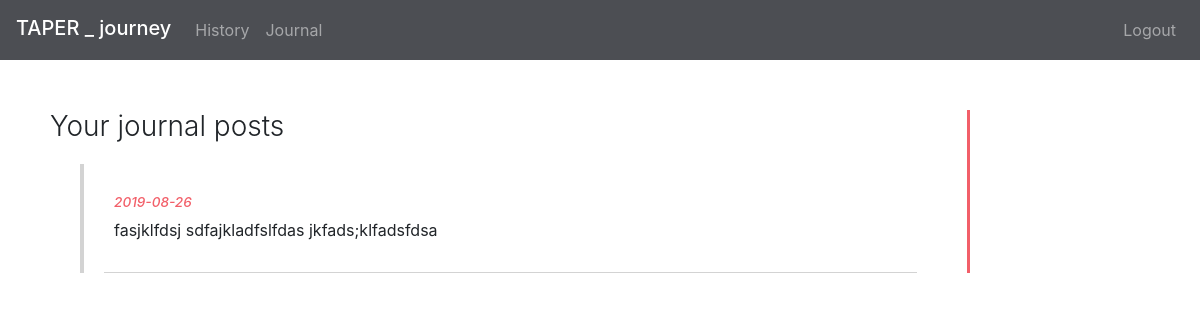
The page /journal (signed in) on the database as committed earlier.
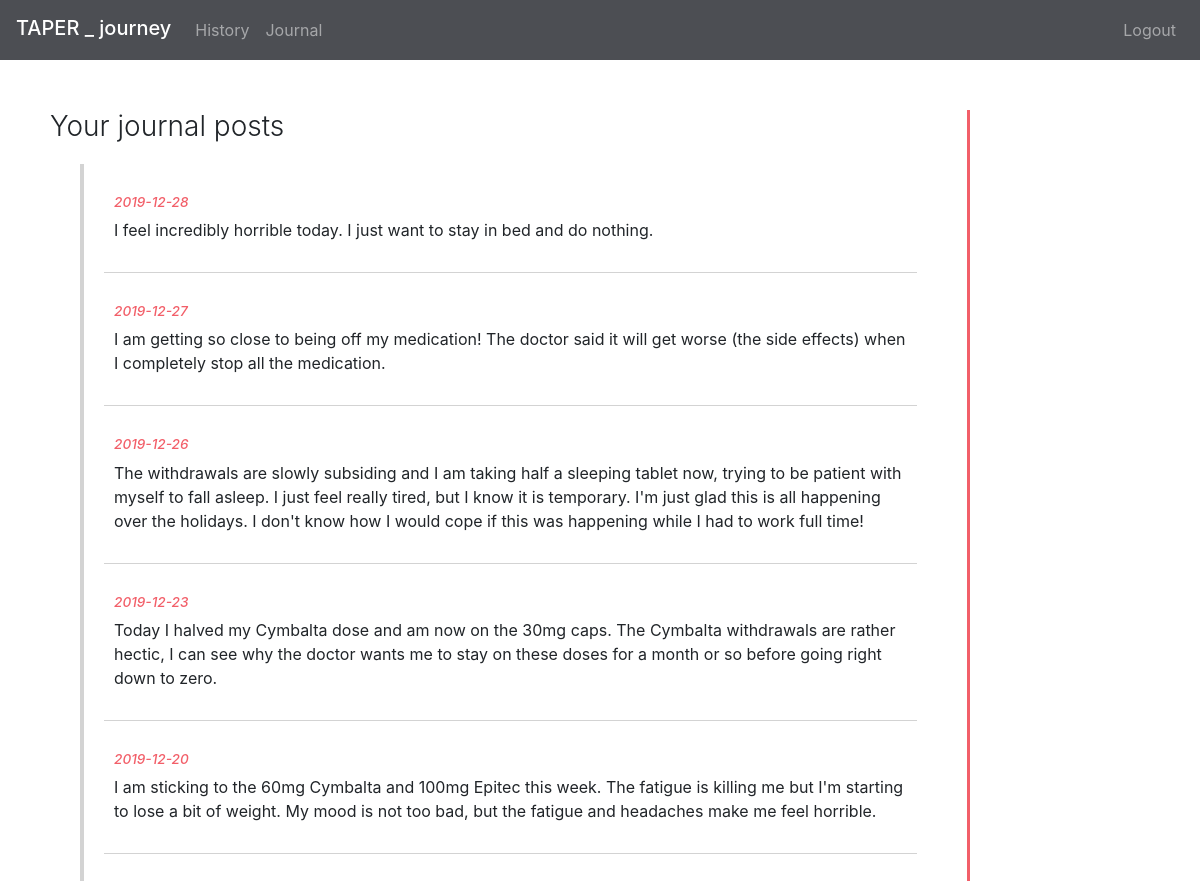
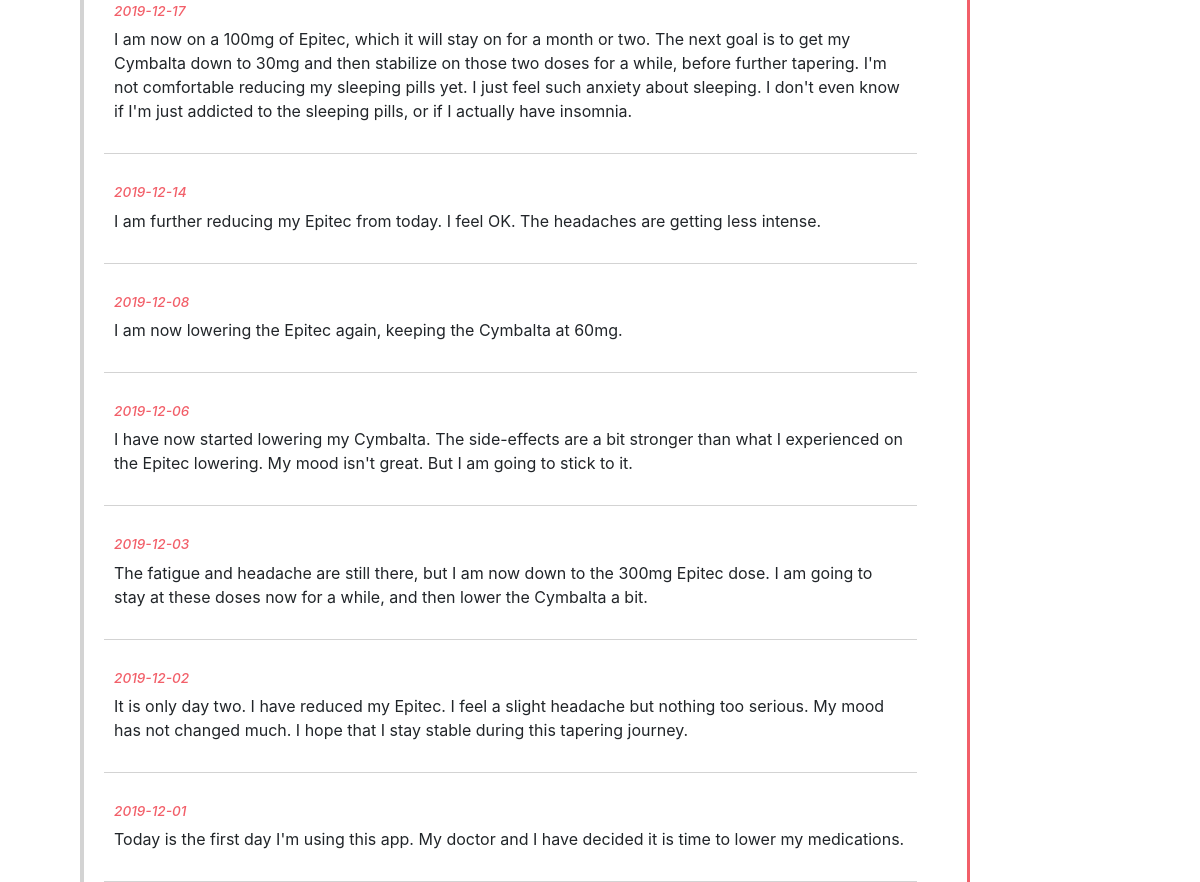
The same page on the database as committed later (2 pictures, top to bottom).
### tables this page shows
CREATE TABLE 'entries' ('id' integer PRIMARY KEY AUTOINCREMENT NOT NULL,'drugs' text,'doses' text, 'mood' smallint, 'side_effects' text, 'journal' text, 'user_id' integer NOT NULL, 'entry_date' date NOT NULL);

### application.py (the view)
@app.route("/journal", methods=["GET", "POST"])
@signin_required
def journal():
    if not (db.execute("SELECT journal, entry_date From entries WHERE user_id=? AND journal IS NOT NULL ORDER BY entry_date DESC" , (session["user_id"]))):
        journal_data={"hasJournalEntries" : "false"}
    else:
        rows = db.execute("SELECT journal, entry_date From entries WHERE user_id=? AND journal IS NOT NULL ORDER BY entry_date DESC" , (session["user_id"]))
        journal_data = []
        for row in rows:
            journal_data.append({"date": row["entry_date"], "entry": row["journal"]})
    return render_template("journal.html", page_data=journal_data)

### application.py (called while the page is built)
@app.after_request
def after_request(response):
    response.headers["Cache-Control"] = "no-cache, no-store, must-revalidate"
    response.headers["Expires"] = 0
    response.headers["Pragma"] = "no-cache"
    return response

### helpers.py (called while the page is built)
def signin_required(f):
    @wraps(f)
    def decorated_function(*args, **kwargs):
        if session.get("user_id") is None:
            return redirect("/signin")
        return f(*args, **kwargs)
    return decorated_function

### templates/journal.html (shortened to what this page needs)
{% extends "layout.html" %}
{% block main %}
<div id="journalPageContainer">
    <div class="wrapper">
        <h3 class="font-weight-light" >Your journal posts</h3>
        <div id="borderContainer">
            {% for entry in page_data %}
            {% if entry.entry != '' %}
            <div align=left class="journalEntryCard">
                <i><strong><h6> {{ entry.date }} </h6></strong></i>
                <div align=left> {{ entry.entry }} </div>
            </div>
            {% endif %}
            {% endfor %}
        </div>
    </div>
</div>
{% endblock %}

### templates/layout.html (shortened to what this page needs)
<!DOCTYPE html>
<html>
    <head>
        <link href="https://stackpath.bootstrapcdn.com/bootstrap/4.1.3/css/bootstrap.min.css" rel="stylesheet">
        <link rel="stylesheet" href="https://code.jquery.com/ui/1.12.1/themes/base/jquery-ui.css" />
        <link href="https://stackpath.bootstrapcdn.com/font-awesome/4.7.0/css/font-awesome.min.css" rel="stylesheet">
        <link href="/static/styles.css" rel="stylesheet">
    </head>
    <body>
        <nav class="navbar bg-custom navbar-expand-sm navbar-dark">
            <a class="navbar-brand mb-1 h1" href="/">TAPER _ journey</a>
            <div class="collapse navbar-collapse" id="navbarNav">
                <ul class="navbar-nav">
                    <li class="nav-item">
                        <a class="nav-link" href="/history">History</a>
                    </li>
                    <li class="nav-item">
                        <a class="nav-link" href="/journal">Journal</a>
                    </li>
                </ul>
                <ul class="navbar-nav ml-auto">
                     <li class="nav-item" style="float:right">
                        <a class="nav-link" href="/logout">Logout</a>
                    </li>
                </ul>
            </div>
        </nav>
        <main>
            {% block main %}{% endblock %}
        </main>
    </body>
</html>

### static/styles.css (style rules this page uses)
body, html { margin: 0px; padding: 0px; }
* { box-sizing: border-box; }
.bg-custom { background-color: #4C4E53; }
.wrapper { width: 80%; }
.wrapper h3 { margin-bottom: 20px; }
.wrapper { border-right: 3px solid rgba(242, 95,105, 1); }
#borderContainer { border-left: 4px solid lightGray; margin-left: 30px; margin-right:30px; padding-left: 20px; padding-right: 20px; }
#journalPageContainer { margin-top: 50px; margin-left: 30px; padding-left: 20px; }
#journalPageContainer h6 { color: rgba(242, 95,105, 1); font-size: 0.85rem; }
.journalEntryCard { border-bottom: 1px solid lightGray; padding-bottom: 30px; padding-top: 30px; padding-right: 10px; padding-left: 10px; }

Rows that differ between the two databases and show on the page:
removed entries: date "2019-08-26", entry "fasjklfdsj sdfajkladfslfdas jkfads;klfadsfdsa"
added entries: date "2019-12-28", entry "I feel incredibly horrible today. I just want to stay in bed and do nothing."
added entries: date "2019-12-27", entry "I am getting so close to being off my medication! The doctor said it will get worse (the side effects) when I completely stop all the medication."
added entries: date "2019-12-26", entry "The withdrawals are slowly subsiding and I am taking half a sleeping tablet now, trying to be patient with myself to fall asleep. I just feel really tired, but I know it is temporary. I'm just glad this is all happening over the holidays. I don't know how I would cope if this was happening while I had to work full time!"
added entries: date "2019-12-23", entry "Today I halved my Cymbalta dose and am now on the 30mg caps. The Cymbalta withdrawals are rather hectic, I can see why the doctor wants me to stay on these doses for a month or so before going right down to zero."
added entries: date "2019-12-20", entry "I am sticking to the 60mg Cymbalta and 100mg Epitec this week. The fatigue is killing me but I'm starting to lose a bit of weight. My mood is not too bad, but the fatigue and headaches make me feel horrible."
added entries: date "2019-12-17", entry "I am now on a 100mg of Epitec, which it will stay on for a month or two. The next goal is to get my Cymbalta down to 30mg and then stabilize on those two doses for a while, before further tapering. I'm not comfortable reducing my sleeping pills yet. I just feel such anxiety about sleeping. I don't even know if I'm just addicted to the sleeping pills, or if I actually have insomnia."
added entries: date "2019-12-14", entry "I am further reducing my Epitec from today. I feel OK. The headaches are getting less intense."
added entries: date "2019-12-08", entry "I am now lowering the Epitec again, keeping the Cymbalta at 60mg."
added entries: date "2019-12-06", entry "I have now started lowering my Cymbalta. The side-effects are a bit stronger than what I experienced on the Epitec lowering. My mood isn't great. But I am going to stick to it."
added entries: date "2019-12-03", entry "The fatigue and headache are still there, but I am now down to the 300mg Epitec dose. I am going to stay at these doses now for a while, and then lower the Cymbalta a bit."
added entries: date "2019-12-02", entry "It is only day two. I have reduced my Epitec. I feel a slight headache but nothing too serious. My mood has not changed much. I hope that I stay stable during this tapering journey."
added entries: date "2019-12-01", entry "Today is the first day I'm using this app. My doctor and I have decided it is time to lower my medications."
